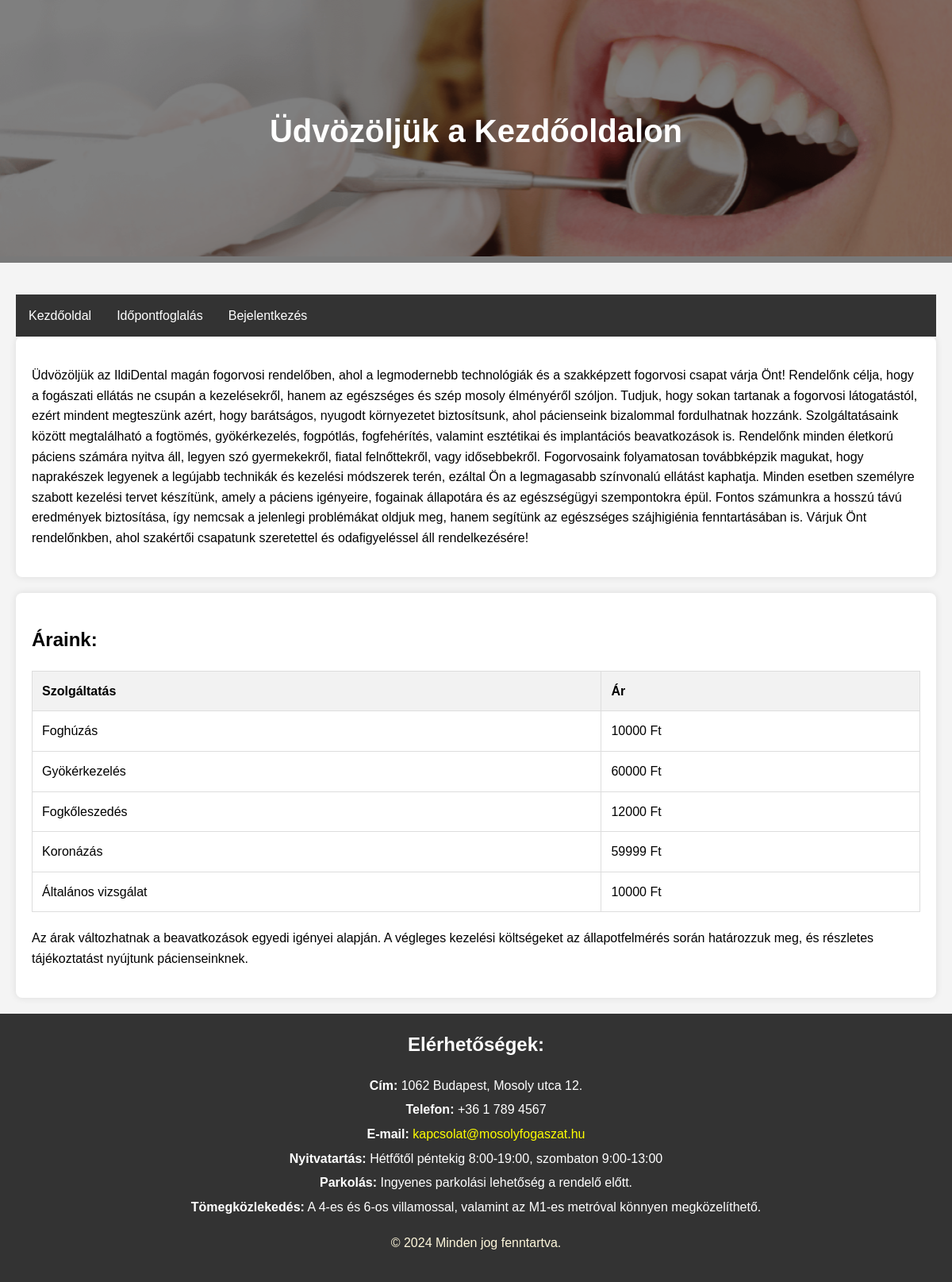
The page / on the database its author committed.
### rendeloweboldal/models.py (models this page shows, shortened)
class Treatment(models.Model):
    id = models.UUIDField(primary_key=True, default=uuid4, editable=False)  # FHIR resource identifier
    name = models.CharField(max_length=255)  # FHIR 'name' field
    description = models.TextField()  # FHIR 'description' field
    duration = models.DurationField(null=True, blank=True)  # Kezelés hossza (opcionális)
    price = models.DecimalField(max_digits=10, decimal_places=0)  # Ár

### rendeloweboldal/views.py (the view)
# urls.py: path('', views.kezdooldal, name='home'),
def kezdooldal(request):
    treatments = Treatment.objects.all()
    return render(request, 'kezdooldal.html', {'treatments': treatments})

### rendeloweboldal/templates/kezdooldal.html (shortened to what this page needs)
{% load static %}
<!DOCTYPE html>
<html lang="hu">
<head>
    <link rel="stylesheet" href="{% static 'css/style.css' %}">
</head>
<body>
    <header>
        <div class="header-container">
            <img src="{% static 'Images/fooldal_kep.png' %}" alt="Főoldal fotó" class="header-image">
            <div class="overlay">
                <h1 class="header-title">Üdvözöljük a Kezdőoldalon</h1>
            </div>
        </div>
    </header>
    <main>
        <nav>
            <ul class="navbar">
                <li><a href="{% url 'home' %}">Kezdőoldal</a></li>
                <li><a href="{% url 'book' %}">Időpontfoglalás</a></li>
                {% if user.is_authenticated %}
                    <li><a href="{% url 'profile' %}">Profil</a></li>
                    <li><a href="{% url 'logout' %}">Kijelentkezés</a></li>
                {% else %}
                    <li><a href="{% url 'login' %}">Bejelentkezés</a></li>
                {% endif %}
            </ul>
        </nav>
        <section class="intro">
            <p>
                Üdvözöljük az IldiDental magán fogorvosi rendelőben, ahol a legmodernebb technológiák és a szakképzett fogorvosi csapat várja Önt! Rendelőnk célja, hogy a fogászati ellátás ne csupán a kezelésekről, hanem az egészséges és szép mosoly élményéről szóljon. Tudjuk, hogy sokan tartanak a fogorvosi látogatástól, ezért mindent megteszünk azért, hogy barátságos, nyugodt környezetet biztosítsunk, ahol pácienseink bizalommal fordulhatnak hozzánk.
                Szolgáltatásaink között megtalálható a fogtömés, gyökérkezelés, fogpótlás, fogfehérítés, valamint esztétikai és implantációs beavatkozások is. Rendelőnk minden életkorú páciens számára nyitva áll, legyen szó gyermekekről, fiatal felnőttekről, vagy idősebbekről. Fogorvosaink folyamatosan továbbképzik magukat, hogy naprakészek legyenek a legújabb technikák és kezelési módszerek terén, ezáltal Ön a legmagasabb színvonalú ellátást kaphatja.
                Minden esetben személyre szabott kezelési tervet készítünk, amely a páciens igényeire, fogainak állapotára és az egészségügyi szempontokra épül. Fontos számunkra a hosszú távú eredmények biztosítása, így nemcsak a jelenlegi problémákat oldjuk meg, hanem segítünk az egészséges szájhigiénia fenntartásában is.
                Várjuk Önt rendelőnkben, ahol szakértői csapatunk szeretettel és odafigyeléssel áll rendelkezésére!
            </p>
        </section>
        <section class="pricing">
            <h2>Áraink:</h2>
            <table>
                <tr>
                    <th>Szolgáltatás</th>
                    <th>Ár</th>
                </tr>
                {% for treatment in treatments %}
                <tr>
                    <td>{{ treatment.name }}</td>
                    <td>{{ treatment.price }} Ft</td>
                </tr>
                {% endfor %}
            </table>
            <p>
                Az árak változhatnak a beavatkozások egyedi igényei alapján. A végleges kezelési költségeket az állapotfelmérés során határozzuk meg, és részletes tájékoztatást nyújtunk pácienseinknek.
            </p>
        </section>
    </main>
    <footer>
        <div class="contact-info">
            <h2>Elérhetőségek:</h2>
            <p><strong>Cím:</strong> 1062 Budapest, Mosoly utca 12.</p>
            <p><strong>Telefon:</strong> +36 1 789 4567</p>
            <p><strong>E-mail:</strong> <a href="mailto:kapcsolat@mosolyfogaszat.hu">kapcsolat@mosolyfogaszat.hu</a></p>
            <p><strong>Nyitvatartás:</strong> Hétfőtől péntekig 8:00-19:00, szombaton 9:00-13:00</p>
            <p><strong>Parkolás:</strong> Ingyenes parkolási lehetőség a rendelő előtt.</p>
            <p><strong>Tömegközlekedés:</strong> A 4-es és 6-os villamossal, valamint az M1-es metróval könnyen megközelíthető.</p>
        </div>
        <p class="copy">&copy; 2024 Minden jog fenntartva.</p>
    </footer>
</body>
</html>

### rendeloweboldal/static/Css/style.css (style rules this page uses)
body { font-family: Arial, sans-serif; line-height: 1.6; margin: 0; padding: 0; background-color: #f4f4f4; }
header { margin-bottom: 20px; }
.header-container { position: relative; text-align: center; color: white; }
.header-image { width: 100%; height: auto; }
.overlay { position: absolute; top: 0; left: 0; width: 100%; height: 100%; background-color: rgba(0, 0, 0, 0.5); display: flex; justify-content: center; align-items: center; }
.header-title { font-size: 2.5em; font-weight: bold; color: white; }
main { padding: 20px; }
.intro { background-color: white; padding: 20px; margin-bottom: 20px; border-radius: 8px; box-shadow: 0 0 10px rgba(0, 0, 0, 0.1); }
.navbar { list-style-type: none; margin: 0; padding: 0; overflow: hidden; background-color: #333; }
.navbar li { float: left; }
.navbar li a { display: block; color: white; text-align: center; padding: 14px 16px; text-decoration: none; }
.pricing { background-color: white; padding: 20px; border-radius: 8px; box-shadow: 0 0 10px rgba(0, 0, 0, 0.1); }
table { width: 100%; border-collapse: collapse; margin-bottom: 20px; }
table, th, td { border: 1px solid #ddd; }
th, td { padding: 12px; text-align: left; }
th { background-color: #f2f2f2; }
footer { background-color: #333; color: white; padding: 20px; text-align: center; }
.contact-info { margin-bottom: 20px; }
.contact-info h2 { margin-top: 0; }
.contact-info p { margin: 5px 0; }
.contact-info a { color: #ffcc00; text-decoration: none; }
.contact-info a[href^="mailto:"] { color: yellow; text-decoration: none; }
.copy { color: cornsilk; }
a[href^="mailto:"] { color: yellow; text-decoration: none; }

### rows shown on the page
Treatment: name "Foghúzás", price "10000"
Treatment: name "Gyökérkezelés", price "60000"
Treatment: name "Fogkőleszedés", price "12000"
Treatment: name "Koronázás", price "59999"
Treatment: name "Általános vizsgálat", price "10000"
